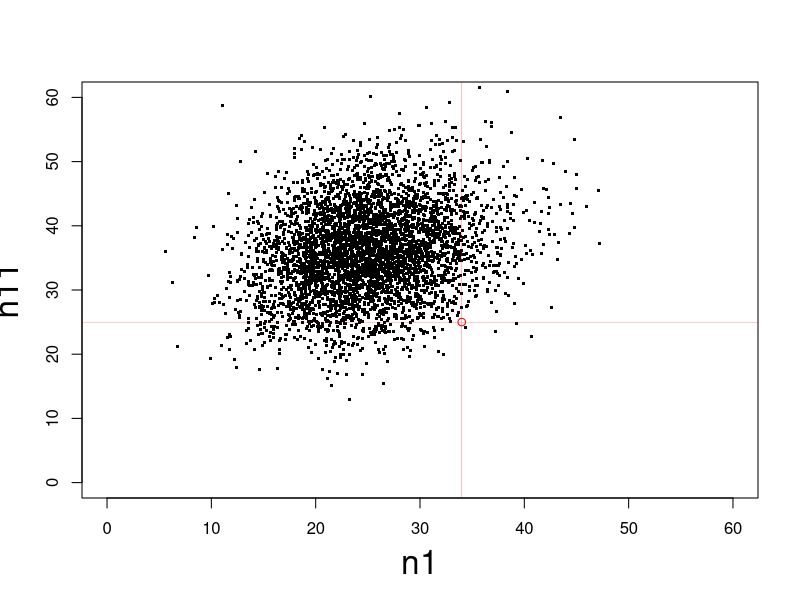

Here is the R script that generated this plot:
## copy of the function from chainGibbs.R
chainGibbs = function(mcmc.size,alpha,beta){
  # Reserve space
  q    = rep(0,mcmc.size)
  n111 = rep(0,mcmc.size)

  # Initialize the model unknowns
  q[1]    = 0.5;                         # just an initial guess
  n111[1] = round(275*2*q[1]/(2*q[1]+1)) # the (rounded) expected value of n_111,
  # given q =0.5

  # The observations (cf. the lecture)
  n1  = 34   # frequency of chain 1
  n11 = 25   # frequency of chain 1->1
  N3  = 275  # frequency of chains with outbreak size 3
  # (the total frequency of chains 1->2 and 1->1->1)

  # Draw MCMC samples
  for (i in 2:mcmc.size){

    # Draw an iterate of q from its full conditional distribution
    q[i] = rbeta(1,2*n1+2*n11+n111[i-1]+alpha,n11+2*N3+beta)

    # Draw an iterate of n111 from its full conditional distribution
    n111[i] = rbinom(1,N3,2*q[i]/(2*q[i]+1))

  }

  # The output: the MCMC samples
  chainGibbs = list(q=q,n111=n111)

}

checkmodel = function(mcmc.sample,mcmc.burnin){
# Last updated June 30, 2021
#
# This function draws numerical samples from the joint posterior
# predictive distribution of frequencies n1, n11, n111 and n12.
# Each individual sample is based on one realisation (sample) from the posterior
# distribution of the escape probability q. The escape probability is assumed to
# be the same across all 334 households.
#
# The function outputs the mean of the predictive distribution, based on the
# sample. In addition, the joint predictive distribution of frequencies n1 and n11
# is plotted.
#
# Ref: the lecture notes.
#
# INPUT mcmc.sample = the output (= MCMC samples) from program mychainGibbs.R
#                     (or chainGibbs.R)
#       mcmc.burnin = the number of MCMC samples to be discarded
#
# OUTPUT expfreq = the posterior predictive expectations of the
#                  four chain frequencies (n1,n11,n111,n12)

# The number of MCMC samples in the input
mcmc.size = length(mcmc.sample$q)

# Discard the burn-in samples and retain the rest of the samples for
# the escape probability q
q = mcmc.sample$q[(mcmc.burnin+1):mcmc.size]

# The number of samples retained (= the size of the sub-sample)
mcmc.subsamplesize = mcmc.size-mcmc.burnin

# Reserve space for the predictive frequencies
Npred = matrix(0,mcmc.subsamplesize,4)

# Calculate the posterior predictive chain probabilities for
# each retained MCMC sample. This produces vectors of length
# 'mcmc.subsamplesize':
P1   =  q^2
P11  =  2*(1-q)*q^2
P111 =  2*(1-q)^2*q
P12  = (1-q)^2

# Sample from the posterior predictive distribution of chain frequencies
# with the total  number of chains as 334.
for (k in 1:mcmc.subsamplesize){
  Npred[k,] = rmultinom(1,334,c(P1[k],P11[k],P111[k],P12[k]))
  }

# Plot the posterior predictive distribution for frequencies n1 and n11
par(mfrow=c(1,1))
plot(0:60,0:60,type="n",xlab='n1',ylab='n11',cex.lab=2)
points(jitter(Npred[,1],2.5),jitter(Npred[,2],2.5),pch='.',cex=3)

# The actually observed value
points(34,25,col='red')
abline(v=34,col='red',lwd=0.25)
abline(h=25,col='red',lwd=0.25)

# The posterior predictive expected frequencies of the four chain types
expfreq = round(334*c(mean(P1),mean(P11),mean(P111),mean(P12)))

# Return the posterior predictive expected frequencies
print("The posterior predictive expected frequencies of the four chain types")
expfreq

return(expfreq)

}

# Draw a sample from the posterior distribution of q
mcmc.sample = chainGibbs(5000,1,1)

## or
# mcmc.sample = mychainGibbs(34,25,275,5000,1,1)

# Check the model fit
checkmodel(mcmc.sample,mcmc.burnin=500)






